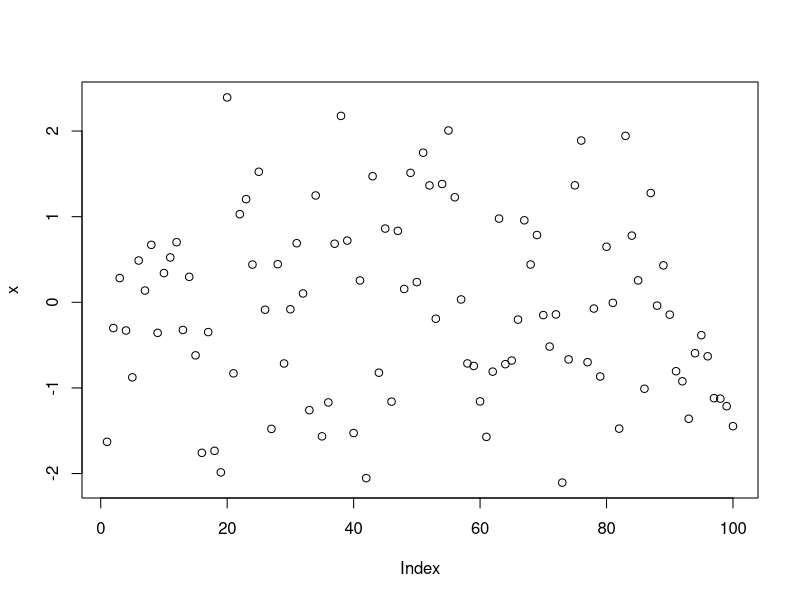
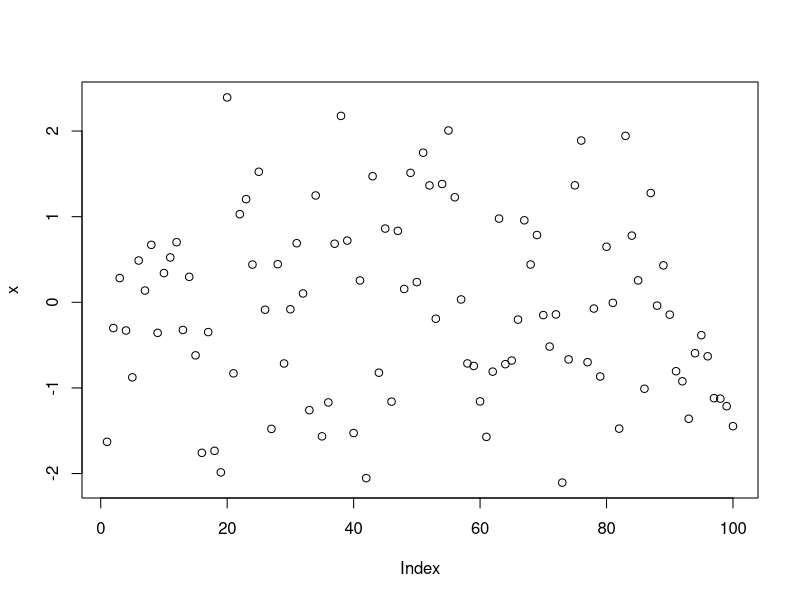

Generate these figures, in order, with R: (Note: this script raises an error after producing the figures.)
## ---- chunk 1
library(knitr)
opts_knit$set(progress=FALSE, verbose=FALSE, width=90)
opts_chunk$set(message=FALSE, tidy=TRUE, highlight=TRUE, fig.align="center")
## ---- chunk 2
x <- rnorm(1:100)
plot(x)
## ---- chunk 3
plot(x)
## ---- chunk 4

## ---- chunk 5
library(xtable)  ## useful for displaying HTML table
## ---- chunk 6
print(xtable(head(iris)), type="html", include.rownames=FALSE)
## ---- chunk 7
xyplot(Sepal.Length ~ Sepal.Width, data=iris, groups=Species, type=c("p", "g"))
